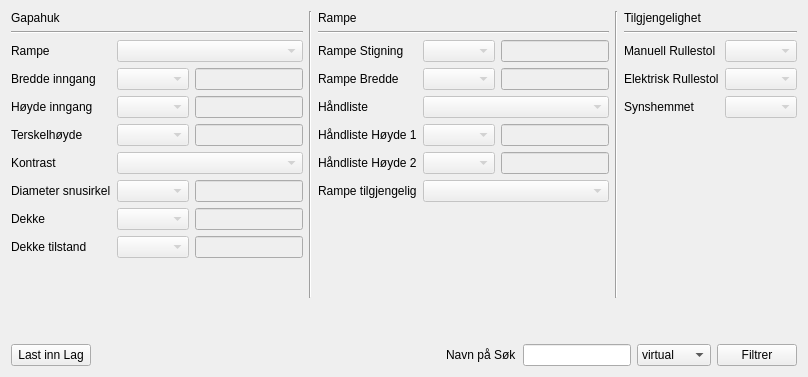
             <widget class="QWidget" name="tab_12">
              <attribute name="title">
               <string>Gapahuk</string>
              </attribute>
              <layout class="QVBoxLayout" name="verticalLayout_53">
               <item>
                <layout class="QVBoxLayout" name="verticalLayout_52">
                 <item>
                  <layout class="QHBoxLayout" name="horizontalLayout_84">
                   <item>
                    <layout class="QVBoxLayout" name="verticalLayout_50">
                     <item>
                      <widget class="QLabel" name="label_118">
                       <property name="text">
                        <string>Gapahuk</string>
                       </property>
                      </widget>
                     </item>
                     <item>
                      <widget class="Line" name="line_33">
                       <property name="orientation">
                        <enum>Qt::Horizontal</enum>
                       </property>
                      </widget>
                     </item>
                     <item>
                      <layout class="QFormLayout" name="formLayout_22">
                       <item row="0" column="0">
                        <widget class="QLabel" name="label_95">
                         <property name="text">
                          <string>Rampe</string>
                         </property>
                        </widget>
                       </item>
                       <item row="0" column="1">
                        <widget class="QComboBox" name="comboBox_31">
                         <property name="enabled">
                          <bool>false</bool>
                         </property>
                        </widget>
                       </item>
                       <item row="1" column="0">
                        <widget class="QLabel" name="label_96">
                         <property name="text">
                          <string>Bredde inngang</string>
                         </property>
                        </widget>
                       </item>
                       <item row="1" column="1">
                        <layout class="QHBoxLayout" name="horizontalLayout_42">
                         <item>
                          <widget class="QComboBox" name="comboBox_32">
                           <property name="enabled">
                            <bool>false</bool>
                           </property>
                          </widget>
                         </item>
                         <item>
                          <widget class="QLineEdit" name="lineEdit_7">
                           <property name="enabled">
                            <bool>false</bool>
                           </property>
                          </widget>
                         </item>
                        </layout>
                       </item>
                       <item row="2" column="0">
                        <widget class="QLabel" name="label_97">
                         <property name="text">
                          <string>Høyde inngang</string>
                         </property>
                        </widget>
                       </item>
                       <item row="2" column="1">
                        <layout class="QHBoxLayout" name="horizontalLayout_46">
                         <item>
                          <widget class="QComboBox" name="comboBox_36">
                           <property name="enabled">
                            <bool>false</bool>
                           </property>
                          </widget>
                         </item>
                         <item>
                          <widget class="QLineEdit" name="lineEdit_12">
                           <property name="enabled">
                            <bool>false</bool>
                           </property>
                          </widget>
                         </item>
                        </layout>
                       </item>
                       <item row="3" column="0">
                        <widget class="QLabel" name="label_98">
                         <property name="text">
                          <string>Terskelhøyde</string>
                         </property>
                        </widget>
                       </item>
                       <item row="3" column="1">
                        <layout class="QHBoxLayout" name="horizontalLayout_47">
                         <item>
                          <widget class="QComboBox" name="comboBox_37">
                           <property name="enabled">
                            <bool>false</bool>
                           </property>
                          </widget>
                         </item>
                         <item>
                          <widget class="QLineEdit" name="lineEdit_13">
                           <property name="enabled">
                            <bool>false</bool>
                           </property>
                          </widget>
                         </item>
                        </layout>
                       </item>
                       <item row="4" column="0">
                        <widget class="QLabel" name="label_99">
                         <property name="text">
                          <string>Kontrast</string>
                         </property>
                        </widget>
                       </item>
                       <item row="4" column="1">
                        <widget class="QComboBox" name="comboBox_38">
                         <property name="enabled">
                          <bool>false</bool>
                         </property>
                        </widget>
                       </item>
                       <item row="5" column="0">
                        <widget class="QLabel" name="label_100">
                         <property name="text">
                          <string>Diameter snusirkel</string>
                         </property>
                        </widget>
                       </item>
                       <item row="5" column="1">
                        <layout class="QHBoxLayout" name="horizontalLayout_81">
                         <item>
                          <widget class="QComboBox" name="comboBox_39">
                           <property name="enabled">
                            <bool>false</bool>
                           </property>
                          </widget>
                         </item>
                         <item>
                          <widget class="QLineEdit" name="lineEdit_14">
                           <property name="enabled">
                            <bool>false</bool>
                           </property>
                          </widget>
                         </item>
                        </layout>
                       </item>
                       <item row="6" column="0">
                        <widget class="QLabel" name="label_101">
                         <property name="text">
                          <string>Dekke</string>
                         </property>
                        </widget>
                       </item>
                       <item row="6" column="1">
                        <layout class="QHBoxLayout" name="horizontalLayout_82">
                         <item>
                          <widget class="QComboBox" name="comboBox_40">
                           <property name="enabled">
                            <bool>false</bool>
                           </property>
                          </widget>
                         </item>
                         <item>
                          <widget class="QLineEdit" name="lineEdit_15">
                           <property name="enabled">
                            <bool>false</bool>
                           </property>
                          </widget>
                         </item>
                        </layout>
                       </item>
                       <item row="7" column="0">
                        <widget class="QLabel" name="label_116">
                         <property name="text">
                          <string>Dekke tilstand</string>
                         </property>
                        </widget>
                       </item>
                       <item row="7" column="1">
                        <layout class="QHBoxLayout" name="horizontalLayout_83">
                         <item>
                          <widget class="QComboBox" name="comboBox_41">
                           <property name="enabled">
                            <bool>false</bool>
                           </property>
                          </widget>
                         </item>
                         <item>
                          <widget class="QLineEdit" name="lineEdit_16">
                           <property name="enabled">
                            <bool>false</bool>
                           </property>
                          </widget>
                         </item>
                        </layout>
                       </item>
                      </layout>
                     </item>
                     <item>
                      <spacer name="verticalSpacer_30">
                       <property name="orientation">
                        <enum>Qt::Vertical</enum>
                       </property>
                       <property name="sizeHint" stdset="0">
                        <size>
                         <width>20</width>
                         <height>40</height>
                        </size>
                       </property>
                      </spacer>
                     </item>
                    </layout>
                   </item>
                   <item>
                    <widget class="Line" name="line_34">
                     <property name="orientation">
                      <enum>Qt::Vertical</enum>
                     </property>
                    </widget>
                   </item>
                   <item>
                    <layout class="QVBoxLayout" name="verticalLayout_49">
                     <item>
                      <widget class="QLabel" name="label_rampe_boxs_4">
                       <property name="text">
                        <string>Rampe</string>
                       </property>
                      </widget>
                     </item>
                     <item>
                      <widget class="Line" name="line_32">
                       <property name="orientation">
                        <enum>Qt::Horizontal</enum>
                       </property>
                      </widget>
                     </item>
                     <item>
                      <layout class="QFormLayout" name="formLayout_21">
                       <property name="fieldGrowthPolicy">
                        <enum>QFormLayout::AllNonFixedFieldsGrow</enum>
                       </property>
                       <item row="0" column="0">
                        <widget class="QLabel" name="label_rmp_stigning_4">
                         <property name="text">
                          <string>Rampe Stigning</string>
                         </property>
                        </widget>
                       </item>
                       <item row="0" column="1">
                        <layout class="QHBoxLayout" name="horizontalLayout_64">
                         <item>
                          <widget class="QComboBox" name="comboBox_rmp_stigning_4">
                           <property name="enabled">
                            <bool>false</bool>
                           </property>
                          </widget>
                         </item>
                         <item>
                          <widget class="QLineEdit" name="lineEdit_rmp_stigning_4">
                           <property name="enabled">
                            <bool>false</bool>
                           </property>
                          </widget>
                         </item>
                        </layout>
                       </item>
                       <item row="1" column="0">
                        <widget class="QLabel" name="label_rmp_bredde_4">
                         <property name="text">
                          <string>Rampe Bredde</string>
                         </property>
                        </widget>
                       </item>
                       <item row="1" column="1">
                        <layout class="QHBoxLayout" name="horizontalLayout_75">
                         <item>
                          <widget class="QComboBox" name="comboBox_rmp_bredde_4">
                           <property name="enabled">
                            <bool>false</bool>
                           </property>
                          </widget>
                         </item>
                         <item>
                          <widget class="QLineEdit" name="lineEdit_rmp_bredde_4">
                           <property name="enabled">
                            <bool>false</bool>
                           </property>
                          </widget>
                         </item>
                        </layout>
                       </item>
                       <item row="2" column="0">
                        <widget class="QLabel" name="label_handliste_4">
                         <property name="text">
                          <string>Håndliste</string>
                         </property>
                        </widget>
                       </item>
                       <item row="2" column="1">
                        <layout class="QHBoxLayout" name="horizontalLayout_76">
                         <item>
                          <widget class="QComboBox" name="comboBox_handliste_5">
                           <property name="enabled">
                            <bool>false</bool>
                           </property>
                          </widget>
                         </item>
                        </layout>
                       </item>
                       <item row="3" column="0">
                        <widget class="QLabel" name="label_hand1_4">
                         <property name="text">
                          <string>Håndliste Høyde 1</string>
                         </property>
                        </widget>
                       </item>
                       <item row="3" column="1">
                        <layout class="QHBoxLayout" name="horizontalLayout_79">
                         <item>
                          <widget class="QComboBox" name="comboBox_hand1_4">
                           <property name="enabled">
                            <bool>false</bool>
                           </property>
                          </widget>
                         </item>
                         <item>
                          <widget class="QLineEdit" name="lineEdit_hand1_4">
                           <property name="enabled">
                            <bool>false</bool>
                           </property>
                          </widget>
                         </item>
                        </layout>
                       </item>
                       <item row="4" column="0">
                        <widget class="QLabel" name="label_hand2_4">
                         <property name="text">
                          <string>Håndliste Høyde 2</string>
                         </property>
                        </widget>
                       </item>
                       <item row="4" column="1">
                        <layout class="QHBoxLayout" name="horizontalLayout_80">
                         <item>
                          <widget class="QComboBox" name="comboBox_hand2_4">
                           <property name="enabled">
                            <bool>false</bool>
                           </property>
                          </widget>
                         </item>
                         <item>
                          <widget class="QLineEdit" name="lineEdit_hand2_4">
                           <property name="enabled">
                            <bool>false</bool>
                           </property>
                          </widget>
                         </item>
                        </layout>
                       </item>
                       <item row="5" column="0">
                        <widget class="QLabel" name="label_44">
                         <property name="text">
                          <string>Rampe tilgjengelig</string>
                         </property>
                        </widget>
                       </item>
                       <item row="5" column="1">
                        <widget class="QComboBox" name="comboBox_24">
                         <property name="enabled">
                          <bool>false</bool>
                         </property>
                        </widget>
                       </item>
                      </layout>
                     </item>
                     <item>
                      <spacer name="verticalSpacer_29">
                       <property name="orientation">
                        <enum>Qt::Vertical</enum>
                       </property>
                       <property name="sizeHint" stdset="0">
                        <size>
                         <width>20</width>
                         <height>40</height>
                        </size>
                       </property>
                      </spacer>
                     </item>
                    </layout>
                   </item>
                   <item>
                    <widget class="Line" name="line_36">
                     <property name="orientation">
                      <enum>Qt::Vertical</enum>
                     </property>
                    </widget>
                   </item>
                   <item>
                    <layout class="QVBoxLayout" name="verticalLayout_51">
                     <item>
                      <widget class="QLabel" name="label_119">
                       <property name="text">
                        <string>Tilgjengelighet</string>
                       </property>
                      </widget>
                     </item>
                     <item>
                      <widget class="Line" name="line_35">
                       <property name="orientation">
                        <enum>Qt::Horizontal</enum>
                       </property>
                      </widget>
                     </item>
                     <item>
                      <layout class="QFormLayout" name="formLayout_23">
                       <item row="0" column="0">
                        <widget class="QLabel" name="label_120">
                         <property name="text">
                          <string>Manuell Rullestol</string>
                         </property>
                        </widget>
                       </item>
                       <item row="0" column="1">
                        <widget class="QComboBox" name="comboBox_manuell_rullestol_7">
                         <property name="enabled">
                          <bool>false</bool>
                         </property>
                        </widget>
                       </item>
                       <item row="1" column="0">
                        <widget class="QLabel" name="label_121">
                         <property name="text">
                          <string>Elektrisk Rullestol</string>
                         </property>
                        </widget>
                       </item>
                       <item row="1" column="1">
                        <widget class="QComboBox" name="comboBox_el_rullestol_6">
                         <property name="enabled">
                          <bool>false</bool>
                         </property>
                        </widget>
                       </item>
                       <item row="2" column="0">
                        <widget class="QLabel" name="label_122">
                         <property name="text">
                          <string>Synshemmet</string>
                         </property>
                        </widget>
                       </item>
                       <item row="2" column="1">
                        <widget class="QComboBox" name="comboBox_syn_7">
                         <property name="enabled">
                          <bool>false</bool>
                         </property>
                        </widget>
                       </item>
                      </layout>
                     </item>
                     <item>
                      <spacer name="verticalSpacer_31">
                       <property name="orientation">
                        <enum>Qt::Vertical</enum>
                       </property>
                       <property name="sizeHint" stdset="0">
                        <size>
                         <width>20</width>
                         <height>40</height>
                        </size>
                       </property>
                      </spacer>
                     </item>
                    </layout>
                   </item>
                  </layout>
                 </item>
                 <item>
                  <spacer name="verticalSpacer_32">
                   <property name="orientation">
                    <enum>Qt::Vertical</enum>
                   </property>
                   <property name="sizeHint" stdset="0">
                    <size>
                     <width>20</width>
                     <height>40</height>
                    </size>
                   </property>
                  </spacer>
                 </item>
                 <item>
                  <layout class="QHBoxLayout" name="horizontalLayout_85">
                   <item>
                    <widget class="QPushButton" name="pushButton_LastInngang_10">
                     <property name="text">
                      <string>Last inn Lag</string>
                     </property>
                    </widget>
                   </item>
                   <item>
                    <spacer name="horizontalSpacer_15">
                     <property name="orientation">
                      <enum>Qt::Horizontal</enum>
                     </property>
                     <property name="sizeHint" stdset="0">
                      <size>
                       <width>40</width>
                       <height>20</height>
                      </size>
                     </property>
                    </spacer>
                   </item>
                   <item>
                    <layout class="QHBoxLayout" name="horizontalLayout_86">
                     <item>
                      <widget class="QLabel" name="label_123">
                       <property name="text">
                        <string>Navn på Søk</string>
                       </property>
                      </widget>
                     </item>
                     <item>
                      <widget class="QLineEdit" name="lineEdit_navn_paa_sok_inngang_9"/>
                     </item>
                     <item>
                      <widget class="QComboBox" name="comboBox_sok_metode_9">
                       <item>
                        <property name="text">
                         <string>virtual</string>
                        </property>
                       </item>
                       <item>
                        <property name="text">
                         <string>memory</string>
                        </property>
                       </item>
                      </widget>
                     </item>
                     <item>
                      <widget class="QPushButton" name="pushButton_filtrerInngang_9">
                       <property name="text">
                        <string>Filtrer</string>
                       </property>
                      </widget>
                     </item>
                    </layout>
                   </item>
                  </layout>
                 </item>
                </layout>
               </item>
              </layout>
             </widget>
